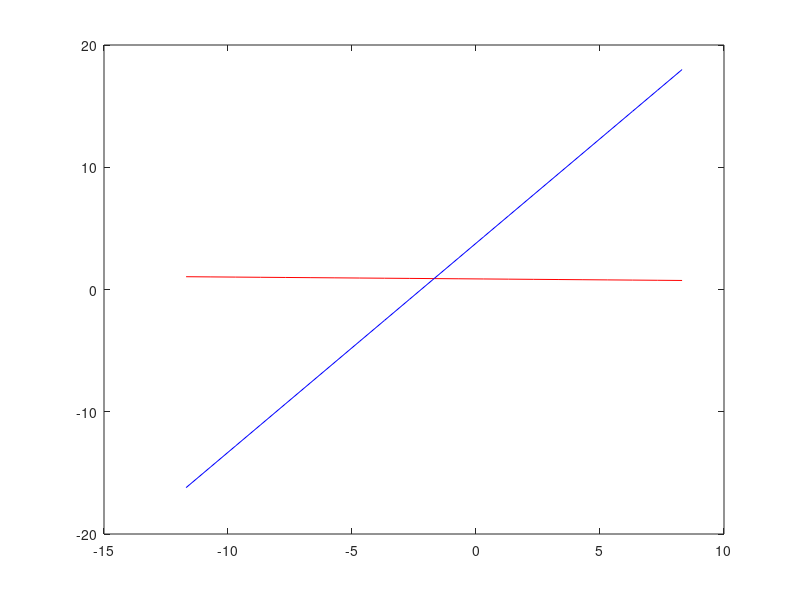

The MATLAB script that drew this image: (Note: this script raises an error after producing the figure.)
%SIRTCHK2D      Validate the sirt algorithm for a 2D geometry

A = randn(2,2);
x = randn(2,1);
b = A * x;
xmin = x(1) - 10;
xmax = x(1) + 10;
ymin = x(2) - 10;
ymax = x(2) + 10;
x1 = [xmin:xmax];

y1 = -1*A(1,1)/A(1,2) * x1 + b(1)/A(1,2);
y2 = -1*A(2,1)/A(2,2) * x1 + b(2)/A(2,2);
plot(x1, y1, 'r');
hold on
plot(x1, y2, 'b');
xold = A' * b;
for iIter = 1:20,
    xnew = sirt(A, b, xold, 1);
    plot([xold(1) xnew(1)], [xold(2) xnew(2)], 'go');
    plot([xold(1) xnew(1)], [xold(2) xnew(2)], 'g:');
    xold = xnew;
end
cond(A)
xerror = x - xnew